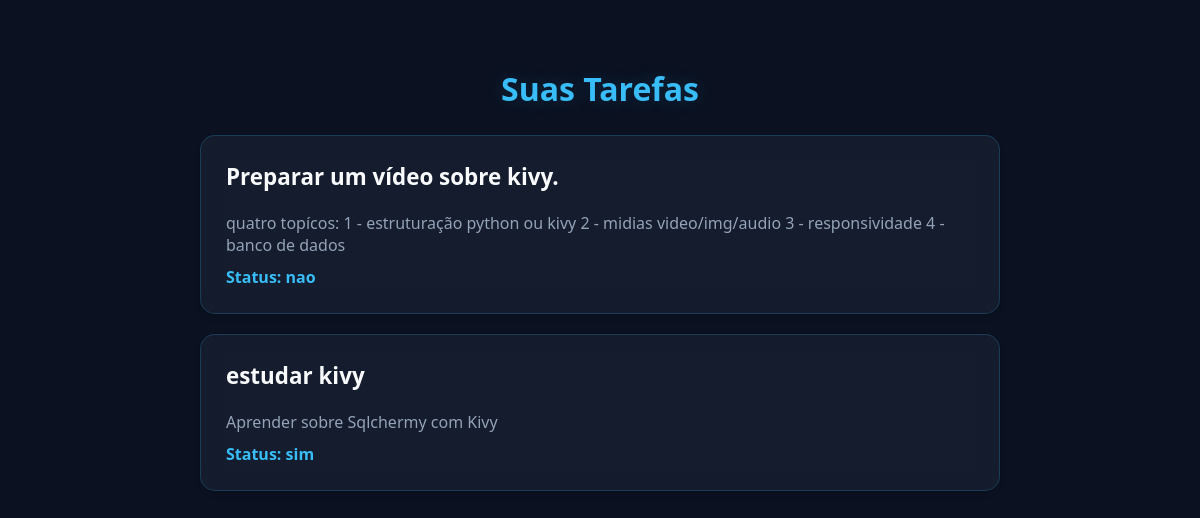
The app's page /tarefas_usuario (signed in) with its own data.
### models.py (models this page shows)
class Tarefa(db.Model):
    id = db.Column(db.Integer, primary_key=True)
    titulo = db.Column(db.String(200))
    descricao = db.Column(db.Text)
    status = db.Column(db.String(20))
    usuario_id = db.Column(db.Integer, db.ForeignKey("user.id"))

### app.py (the view)
@app.route("/tarefas_usuario", methods=["GET"])
@login_required
def tarefas_usuario():
    tarefas = Tarefa.query.filter_by(usuario_id=current_user.id).all()
    lista = [{"titulo": t.titulo, "descricao": t.descricao, "status": t.status} for t in tarefas]
    return render_template("tarefas_usuario.html", lista=lista)

### app.py (called while the page is built)
@login_manager.user_loader
def load_user(user_id):
    return User.query.get(int(user_id))

### templates/tarefas_usuario.html (shortened to what this page needs)
<!DOCTYPE html>
<html lang="pt-br">
<head>
    <link rel="stylesheet" href="/static/tarefas.css">
</head>
<body>
    <h2>Suas Tarefas</h2>
    <div id="lista_tarefas">
        {% for item in lista %}
        <div class="tarefa-card">
            <h3>{{ item.titulo }}</h3>
            <p>{{ item.descricao }}</p>
            <p>Status: {{ item.status }}</p>
        </div>
        {% endfor %}
    </div>
</body>
</html>

### static/tarefas.css (style rules this page uses)
body { background-color: #0b1120; color: #e2e8f0; margin: 0; padding: 40px 20px; font-family: 'Segoe UI', Roboto, Helvetica, Arial, sans-serif; display: flex; flex-direction: column; align-items: center; min-height: 100vh; }
h2 { color: #38bdf8; font-size: 2rem; margin-bottom: 5px; text-shadow: 0 0 20px rgba(56, 189, 248, 0.2); }
p { color: #94a3b8; font-size: 1.1rem; margin-bottom: 30px; }
#lista_tarefas, body > div:not(.popup) { width: 100%; max-width: 800px; display: flex; flex-direction: column; gap: 20px; margin-top: 20px; }
.tarefa-card { background: rgba(30, 41, 59, 0.5); backdrop-filter: blur(10px); border: 1px solid rgba(56, 189, 248, 0.2); border-radius: 15px; padding: 25px; transition: all 0.3s ease; box-shadow: 0 4px 6px rgba(0, 0, 0, 0.1); display: flex; flex-direction: column; gap: 10px; }
.tarefa-card h3 { color: #f8fafc; margin: 0 0 10px 0; font-size: 1.4rem; }
.tarefa-card p { color: #94a3b8; margin: 0; font-size: 1rem; }
.tarefa-card p:last-child { color: #38bdf8; font-weight: bold; }

### records on screen
Tarefa: titulo "Preparar um vídeo sobre kivy.", descricao "quatro topícos: 1 - estruturação python ou kivy 2 - midias video/img/audio 3 - responsividade 4 - banco de dados", status "nao"
Tarefa: titulo "estudar kivy", descricao "Aprender sobre Sqlchermy com Kivy", status "sim"
